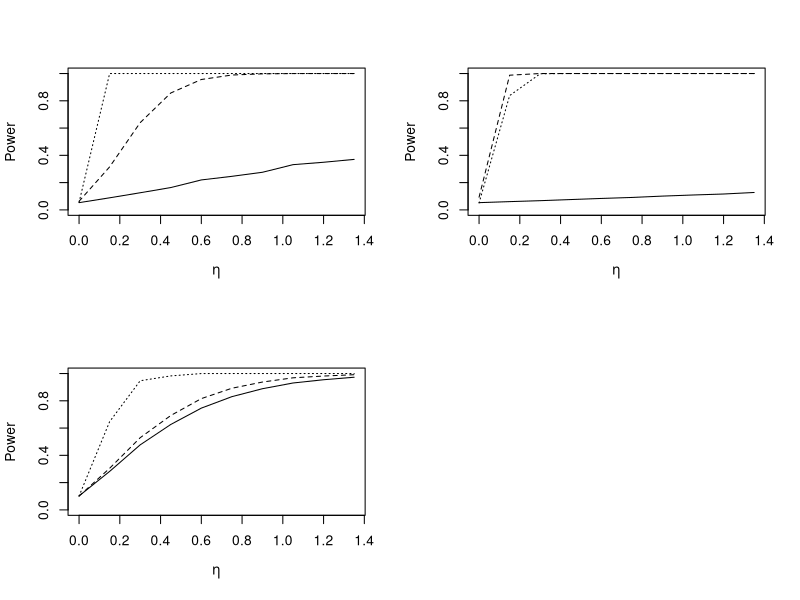

Write R code to recreate this figure. (Note: a time limit stopped this script after it produced the figure.)
## ---- chunk 1
knitr::opts_chunk$set(echo = TRUE)
## ---- chunk 2
#Basic setting

Generation = function(N1,N2,P,rho,eta,alpha,Sign){
  N = N1+N2
  n = N - 2
  seed1 = sample(1:1000,1,F)
  seed2 = sample(1:1000,1,F)
  X = matrix(0, nrow = N, ncol = P)
  u2 = as.vector(rep(0,P))
  
  if(Sign == "Normal"){
    #Normal case, need MASS package
    library(MASS)
    set.seed(seed2)
    J = matrix(1,nrow = P,ncol = P)
    sigma2 = (1-rho)*diag(P)+rho*J
    
    sigma = sigma2
    denominator = (sum(diag(sigma%*%sigma)))^(1/2)
    u1_1 = sqrt(denominator*eta)
    #u1_1 = eta
    u1 = as.vector(rep(u1_1,P))
    
    for (i in 1:N1) {
      X[i,] = mvrnorm(n = 1, mu = u1, Sigma = sigma2)
    }
    for (i in 1:N2) {
      X[i+N1,] = mvrnorm(n = 1, mu = u2, Sigma = sigma2)
    }
    X1 = X[1:N1,] 
    X2 = X[(N1+1):N,]
  }else if(Sign == "NNormal"){
    #Non-normal case
    set.seed(seed1)
    U1 = matrix(rgamma(N1*(P+1), shape = 4, scale = 1), nrow = N1, ncol = P+1)
    U2 = matrix(rgamma(N2*(P+1), shape = 4, scale = 1), nrow = N2, ncol = P+1)
    sigma1 = diag(4*(1+rho^2),P,P)
    
    for (i in 1:P) {
      if(i == 1) {
        sigma1[i,i+1] = 4*rho
      }
      else if(i == P){
        sigma1[i,i-1] = 4*rho
      }
      else{
        sigma1[i,i+1] = 4*rho
        sigma1[i,i-1] = 4*rho
      }
    }
    #calculate u1
    sigma = sigma1
    denominator = (sum(diag(sigma%*%sigma)))^(1/2)
    u1_1 = sqrt(denominator*eta)
    u1 = as.vector(rep(u1_1,P))
    
    #calculate X
    for (i in 1:N) {
      for (j in 1:P) {
        if (i<N1+1){
          X[i,j] = U1[i,j]+rho*U1[i,j+1]+u1[j]
        }
        else{
          X[i,j] = U2[i-N1,j]+rho*U2[i-N1,j+1]+u2[j]
        }
      }
    }
    X1 = X[1:N1,]
    X2 = X[(N1+1):N,]
  }else{
    return("No data generated due to wrong signal")
  }
  e = eigen(sigma)
  eigenratio = max(e$values)/min(e$values)
  mylist = list("X" = X, "X1" = X1, "X2" = X2, "u1" = u1, "u2" = u2, "sigma" = sigma, "denominator" = denominator,"eigenratio" = eigenratio,"eta" = eta, "alpha" = alpha)
  return(mylist)
}
## ---- chunk 3

Hotelling = function(N1,N2,Data){
  X = Data$X
  N = N1+N2
  P = ncol(X)
  n = N-2
  Critical_v = 0
  count = 0
  
  X1 = X[1:N1,] 
  X2 = X[(N1+1):N,]
  
  u1 = apply(X1,2,mean)
  u2 = apply(X2,2,mean)
  
  B = matrix(0,nrow = P,ncol = P)
  for (i in 1:N1) {
    B= B+ (X1[i,]-u1)%*%t((X1[i,]-u1))
  }
  for (i in 1:N2) {
    B= B+ (X2[i,]-u2)%*%t((X2[i,]-u2))
  }
  T2 = as.numeric((N1*N2/N)*(u1-u2)%*%solve(B)%*%(u1-u2))
  TestT = T2*(n-P+1)/P
  PowerF_T = function(N,p,ncp,alpha){
    n=N-2
    prob = pf(qf((1-alpha),p,(n-p+1)),p,(n-p+1),ncp,lower.tail = F) 
    return(prob)
  }
  PowerF_T(N,P,TestT,Data$alpha)
}

## ---- chunk 4
gramschmidt = function(x,n1) {
  x = as.matrix(x)
  k <- ncol(x)
  n <- nrow(x)
  n2 = n - n1
  
  # Initialize the A and Y matrices, along with the matrix B to find A
  A <- matrix(0, n, n)
  Y <- matrix(0, n, k)
  B <- matrix(0, n, n)
  
  # Insert the first two rows of A
  
  A[1,] = as.vector(rep((n)^(-1/2),n))
  nao = (n1^(-1)+n2^(-1))^(-1/2)
  part1 = as.vector(rep(((n1)^(-1))*nao,n1))
  part2 = as.vector(rep(-((n2)^(-1))*nao,n2))
  A[2,1:n1] = part1
  A[2,(n1+1):n] = part2
  
  # Form B
  
  B[1,] = A[1,]
  B[2,] = A[2,]
  for (i in 3:n) {
    c = as.vector(rep(0,n))
    c[i] = 1
    B[i,] = c
  }
  
  for (j in 3:n) {
    v = t(B[,j])
    for (i in 1:(j-1)) {
      v <- v - A[i,] %*% B[,j]%*%A[i,] 
    }      
    A[j,] <- v/sqrt(sum(v*v))
  }

  Y = A%*%x
  # Collect the Q and R matrices into a list and return
  qrcomp <- list('A'=A, 'Y'=Y, "AA" = A%*%t(A))
  return(qrcomp)
}

## ---- chunk 5

Dempster = function(N1,N2,Data,choice){
  
  #Basic setting
  X = Data$X
  N = N1+N2
  P = ncol(X)
  n = N-2
  count = 0 
  qrcomp = gramschmidt(X,N1)
  Y = qrcomp$Y
  Y2 = Y%*%t(Y)
  Falpha1 = 0
  Falpha2 = 0
  
  #calculate r1
  f1 = function(g,a,b,c) a*g^2+b*g+c
  p1 = 0
  p2 = 0
  for (i in 3:N) {
    p1 = p1 + Y[i,]%*%Y[i,]
    p2 = p2 + log(Y[i,]%*%Y[i,])
  }
  p1 = p1/n
  t = n*(log(p1)) - p2
  a = t
  b = 1-n
  c = -(n+1)*(n-1)/(3*n)
  result1 = uniroot(f1,c(0,P),extendInt = "yes", a=a,b=b,c=c,tol = 0.0001)
  r1 = result1$root
  
  #calculate r2
  angel = as.vector(rep(0,(n-1)*n/2))
  count = 0
  for (j in 3:(N-1)){
    v1 = Y[j,]
    for (i in (j+1):N) {
      v2 = Y[i,]
      sin <- sin(acos((v1%*%v2/(norm(as.matrix(v1), "F")*norm(as.matrix(v2),"F")))))
      count = count + 1
      angel[count] <- sin
    }      
  }
  w = 0
  for (i in 1:((n-1)*n/2)) {
    w = w - 2*log(angel[i])
  }
  
  f2 = function(h,a,b,c) a*h^2+b*h+c
  a = t + w
  b = 1-n-choose(n,2)
  c = -(n+1)*(n-1)/(3*n)-(3/2)*choose(n,2)
  result2 = uniroot(f2,c(0,P),extendInt = "yes", a=a,b=b,c=c,tol = 0.0001)
  r2 = result2$root
  
  #Test
  Sum = 0
  for (i in 3:N) {
    Sum = Sum + Y[i,]%*%Y[i,]
  }
  StatisticF = (Y[2,]%*%Y[2,])/(Sum/n)
  Falpha1 = qf(1-Data$alpha, df1 = r1, df2 = n*r1)
  Falpha2 = qf(1-Data$alpha, df1 = r2, df2 = n*r2)
  
  PowerF_D = function(N,r,ncp,alpha){
    n=N-2
    prob = pf(qf((1-alpha),r,r*n),r,r*n,ncp,lower.tail = F) 
    return(prob)
  }
  
  if(choice == 1) {
    if(Falpha1 == 0){
      return("Error")
    }else{
      PowerF_D(N,r1,StatisticF,Data$alpha)
    }
  } else if (choice == 2) {
    if(Falpha2 == 0){
      return("Error")
    }else{
      PowerF_D(N,r2,StatisticF,Data$alpha)
    }
  } else {
    return("Error")
  }
}

## ---- chunk 6
Bai = function(N1,N2,Data){
  #Basic setting
  X = Data$X
  N = N1+N2
  P = ncol(X)
  n = N-2
  Critical_v = 0
  
  X1 = X[1:N1,] 
  X2 = X[(N1+1):N,]

  u1 = apply(X1,2,mean)
  u2 = apply(X2,2,mean)
  B = matrix(0,nrow = P,ncol = P)
  for (i in 1:N1) {
    B= B+ (X1[i,]-u1)%*%t((X1[i,]-u1))
  }
  for (i in 1:N2) {
    B= B+ (X2[i,]-u2)%*%t((X2[i,]-u2))
  }
  S = B/n
  
  M = (N1*N2/N)*(u1-u2)%*%(u1-u2) - sum(diag(S))
  Sigma_M = (2*(N-1)*n^2/(n*N*(N-3)))*(sum(diag(S%*%S)) - ((sum(diag(S)))^2)/n)
  Z = M/sqrt(Sigma_M)
  Critical_v = qnorm(1-Data$alpha, mean = 0, sd = 1)
  PowerF_B = function(N,ncp,alpha){
    error = qnorm(1-alpha/2)
    prob = 1-(pnorm(error-ncp) - pnorm(-error - ncp))
    return(prob)
  }
  if(Critical_v == 0){
    return("Error")
  }else{
    ncp = M/sum(diag(Data$sigma%*%Data$sigma))
    PowerF_B(N,ncp,Data$alpha)
  }
}
## ---- chunk 7
Main = function(N1,N2,P,rho,etalist,alpha,sign){
  count = 100
  prob1 = as.vector(rep(0,length(etalist)))
  prob2 = as.vector(rep(0,length(etalist)))
  prob3 = as.vector(rep(0,length(etalist)))
  for (i in 1:length(etalist)) { for (j in 1:count) {
    Data = Generation(N1,N2,P,rho,etalist[i],alpha,sign) 
    prob1[i] = prob1[i]+Hotelling(N1,N2,Data)
    prob2[i] = prob2[i]+Dempster(N1,N2,Data,1)
    prob3[i] = prob3[i]+Bai(N1,N2,Data)
  }
  prob1[i] = prob1[i]/count
  prob2[i] = prob2[i]/count
  prob3[i] = prob3[i]/count
}
  table1 = data.frame("eta"=etalist,"H" = prob1, "D" = prob2, "B" = prob3)
  plot(table1$eta,table1$D,type = "l",ylim = c(0,1),xlab= expression(eta), ylab = "Power",lty = 2)
  lines(table1$eta,table1$B, type = "l",lty = 3)
  lines(table1$eta,table1$H,type = "l")
  return(table1)
}
## ---- chunk 8
par(mfrow = c(2,2))
Main(25,20,40,0,seq(0,1.35,0.15),0.05,"Normal")
Main(25,20,40,0.5,seq(0,1.35,0.15),0.05,"Normal")
Main(25,20,4,0,seq(0,1.35,0.15),0.05,"Normal")
Main(25,20,4,0.5,seq(0,1.35,0.15),0.05,"Normal")
## ---- chunk 9
par(mfrow = c(2,2))
Main(25,20,40,0,seq(0,1.35,0.15),0.05,"NNormal")
Main(25,20,40,0.3,seq(0,1.35,0.15),0.05,"NNormal")
Main(25,20,40,0.6,seq(0,1.35,0.15),0.05,"NNormal")
Main(25,20,40,0.9,seq(0,1.35,0.15),0.05,"NNormal")
